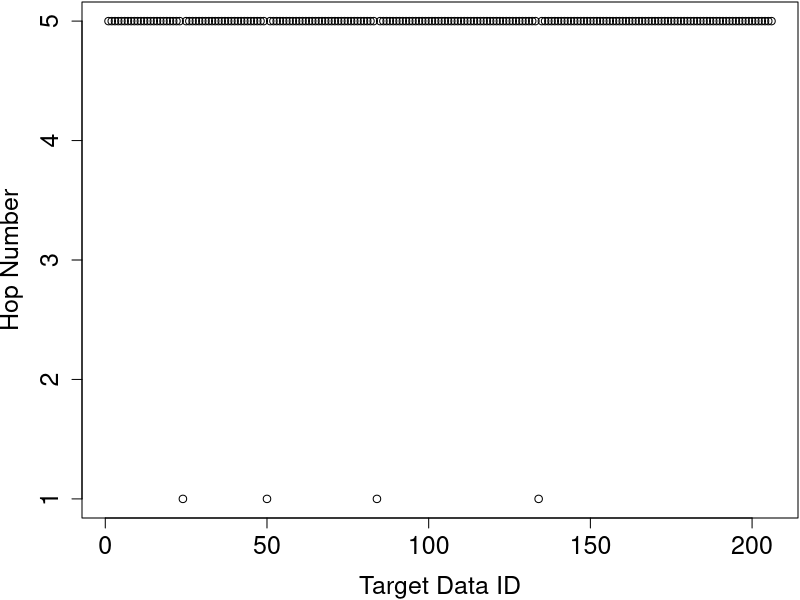
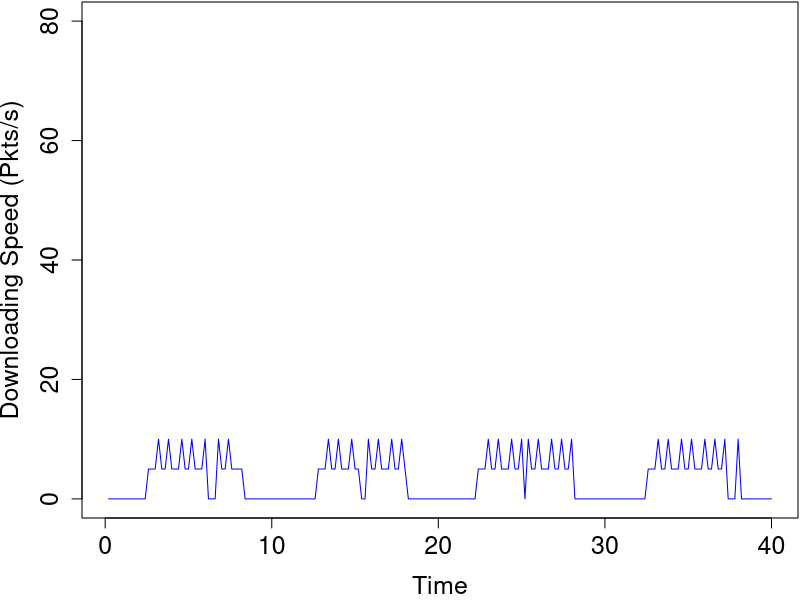

Source code (R) for these figures, in order:
# Read Raw Data
rawData <- readLines("pure-ndn.txt")
options(scipen=999)

# Extract Data Data
dataPattern <- "^\\+([.0-9]*).* < DATA for ([0-9]*)$"
dataData <- regmatches(rawData, gregexpr(dataPattern, rawData))
dataData <- dataData[grep(dataPattern, dataData)]
for (i in 1:length(dataData)) {
  dataData[i] <- sub(dataPattern, "\\1 \\2", dataData[i])
}

# Extract Interest Data
interestPattern <- "^\\+([.0-9]*).*Interest for ([0-9]*)$"
interestData <- regmatches(rawData, gregexpr(interestPattern, rawData))
interestData <- interestData[grep(interestPattern, interestData)]
for (i in 1:length(interestData)) {
  interestData[i] <- sub(interestPattern, "\\1 \\2", interestData[i])
}

# Extract Hop Data
hopcountPattern <- "^\\+([.0-9]*).*Hop count: ([0-9]*)$"
hopData <- regmatches(rawData, gregexpr(hopcountPattern, rawData))
hopData <- hopData[grep(hopcountPattern, hopData)]
for (i in 1:length(hopData)) {
  hopData[i] <- sub(hopcountPattern, "\\1 \\2", hopData[i])
}

# Calculate RTT
df <- data.frame(index = numeric(length(dataData)),
                 sending = numeric(length(dataData)),
                 recieving = numeric(length(dataData)),
                 rtt = numeric(length(dataData)),
                 hopcount = numeric(length(dataData)),
                 stringsAsFactors = FALSE)

for (i in 1:length(dataData)) {
  item <- strsplit(as.character(dataData[i]), " ")
  index <- as.numeric(item[[1]][2])
  df$index[i] <- index
  recieveTime <- as.numeric(item[[1]][1])
  for (j in length(interestData):1) {
    item2 <- strsplit(as.character(interestData[j]), " ")
    index2 <- as.numeric(item2[[1]][2])
    sendTime <- as.numeric(item2[[1]][1])
    if (index2 - index == 0) {
      df$sending[i] <- sendTime
      df$recieving[i] <- recieveTime
      df$rtt[i] <- (recieveTime*1000000000 - sendTime*1000000000)# - 214296000
      break
    }
  }
  item3 <- strsplit(as.character(hopData[i]), " ")
  df$hopcount[i] <- as.numeric(item3[[1]][2])
}

# show plot
#plot(df$rtt[1:350], xlab="Data ID", ylab="Round-Trip Time")
pdf("pure-ndn-hop-count.pdf",width=7,height=4) 
par(mar=c(4,4,0,0)+0.1)
plot(df$hopcount[1:nrow(df)], 
     xlab="Target Data ID", ylab="Hop Number", 
     ylim = c(1, 5),
     pch = 1, cex.lab=1.5, cex.axis=1.5, cex.main=1.5, cex.sub=1.5)
dev.off()
rttsum <- summary(df$rtt[1:100])

# packets received per sencod
scale <- 0.2
table_row <- 40/scale
df2 <- data.frame(second = numeric(table_row),
                  packetNum = numeric(table_row),
                  stringsAsFactors = FALSE)
for (i in 1:table_row) {
  df2$second[i] <- i*scale
  counter <- 0
  for (j in 1:nrow(df)) {
    recieveTime <- df$recieving[j]
    if (recieveTime <= i*scale && recieveTime > (i - 1)*scale ) {
      counter <- counter + 1
    }
  }
  df2$packetNum[i] <- counter
}
pdf("pure-ndn-downloading.pdf",width=7,height=4)
par(mar=c(4,4,0,0)+0.1)
plot(df2$second[1:table_row], df2$packetNum[1:table_row]*(1/scale), 
     xlab="Time", ylab="Downloading Speed (Pkts/s)",
     ylim = c(0, 80),
     type="l", col="blue", cex.lab=1.5, cex.axis=1.5, cex.main=1.5, cex.sub=1.5)
dev.off()
